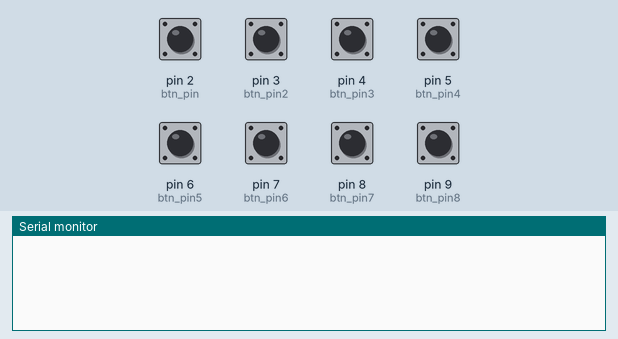
Simulated run of this sketch. Board: Arduino Uno, built with avr-gcc and run on an emulated ATmega328P. On the bench: the last lines printed to the serial monitor. The inputs (shaded band) are chosen by the test bench; at power-on: pin 2 (btn_pin), pin 3 (btn_pin2), pin 4 (btn_pin3), pin 5 (btn_pin4), pin 6 (btn_pin5), pin 7 (btn_pin6), pin 8 (btn_pin7), pin 9 (btn_pin8) LOW.

Above: at 1.8 s.
1.9 s: pin 2 (btn_pin) pulled HIGH for 0.6 s
At 2.9 s:
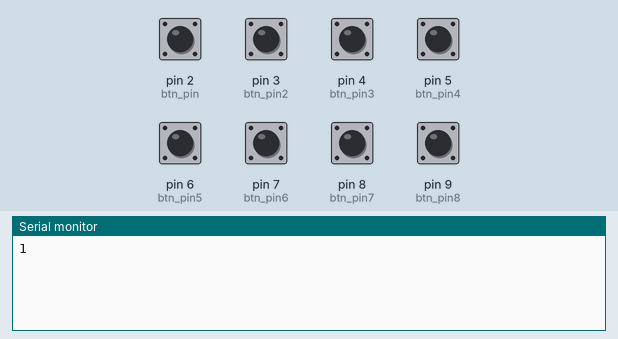
4.0 s: pin 3 (btn_pin2) pulled HIGH for 0.6 s
At 4.8 s:
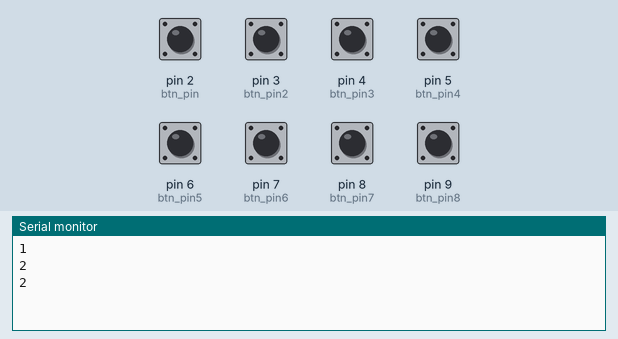
6.1 s: pin 4 (btn_pin3) pulled HIGH for 0.6 s
At 7.6 s:
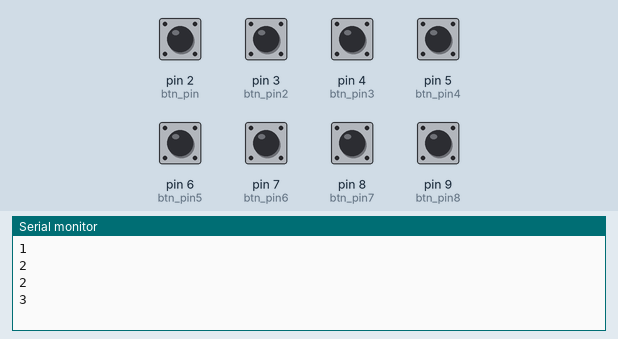
8.2 s: pin 5 (btn_pin4) pulled HIGH for 0.6 s
At 9.1 s:
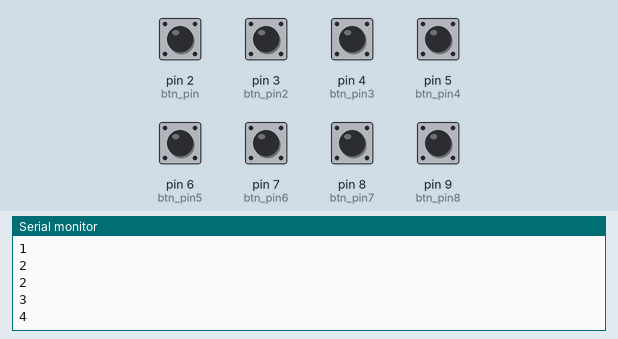
10.3 s: pin 6 (btn_pin5) pulled HIGH for 0.6 s
At 11.8 s:
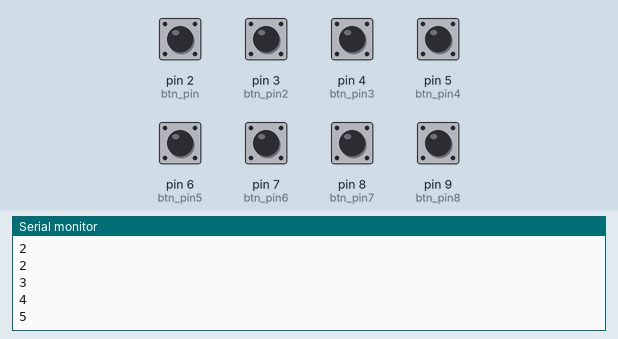
12.4 s: pin 7 (btn_pin6) pulled HIGH for 0.6 s
At 13.4 s:
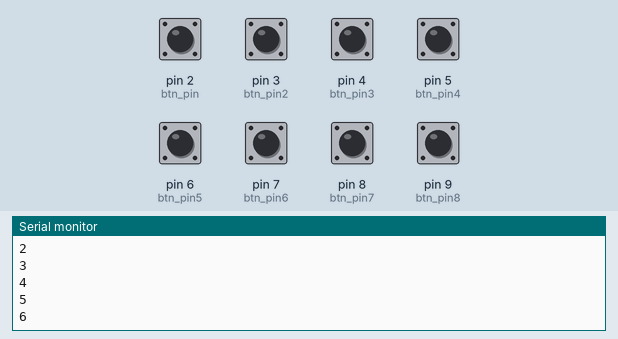
Timing chart, 0 to 15.4 s (numbered marks = the images above; inputs shaded):
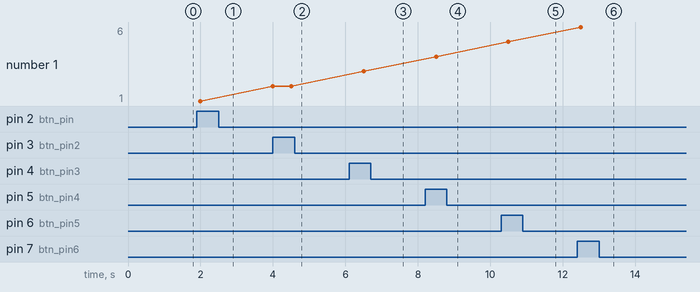

The sketch:

sketch_dec11a.ino
```cpp
#define btn_pin 2
#define btn_pin2 3
#define btn_pin3 4
#define btn_pin4 5
#define btn_pin5 6
#define btn_pin6 7
#define btn_pin7 8
#define btn_pin8 9

void setup() {
  Serial.begin(115200);
  pinMode(btn_pin, INPUT);
  pinMode(btn_pin2, INPUT);
  pinMode(btn_pin3, INPUT);
  pinMode(btn_pin4, INPUT);
  pinMode(btn_pin5, INPUT);
  pinMode(btn_pin6, INPUT);
  pinMode(btn_pin7, INPUT);
  pinMode(btn_pin8, INPUT);
}

void loop() {
  if (int(digitalRead(btn_pin)) == 1)
  {
    Serial.println("1");
  }
  if (int(digitalRead(btn_pin2)) == 1)
  {
    Serial.println("2");
  }
  if (int(digitalRead(btn_pin3)) == 1)
  {
    Serial.println("3");
  }
  if (int(digitalRead(btn_pin4)) == 1)
  {
    Serial.println("4");
  }
  if (int(digitalRead(btn_pin5)) == 1)
  {
    Serial.println("5");
  }
  if (int(digitalRead(btn_pin6)) == 1)
  {
    Serial.println("6");
  }
  if (int(digitalRead(btn_pin7)) == 1)
  {
    Serial.println("7");
  }
  if (int(digitalRead(btn_pin8)) == 1)
  {
    Serial.println("8");
  }
  delay(500);
}
```

Measured:
- after the input at 1.9 s, the serial monitor: prints a new line after 0.10 s (image 1)
- after the input at 4.0 s, the serial monitor: prints a new line at once (image 2)
- after the input at 6.1 s, the serial monitor: prints a new line after 0.40 s (image 3)
- after the input at 8.2 s, the serial monitor: prints a new line after 0.30 s (image 4)
- after the input at 10.3 s, the serial monitor: prints a new line after 0.20 s (image 5)
- after the input at 12.4 s, the serial monitor: prints a new line after 0.10 s (image 6)
- plotted number 1: 1 → 2 after the input at 4.0 s, 2 → 3 after the input at 6.1 s, 3 → 4 after the input at 8.2 s, 4 → 5 after the input at 10.3 s, 5 → 6 after the input at 12.4 s
